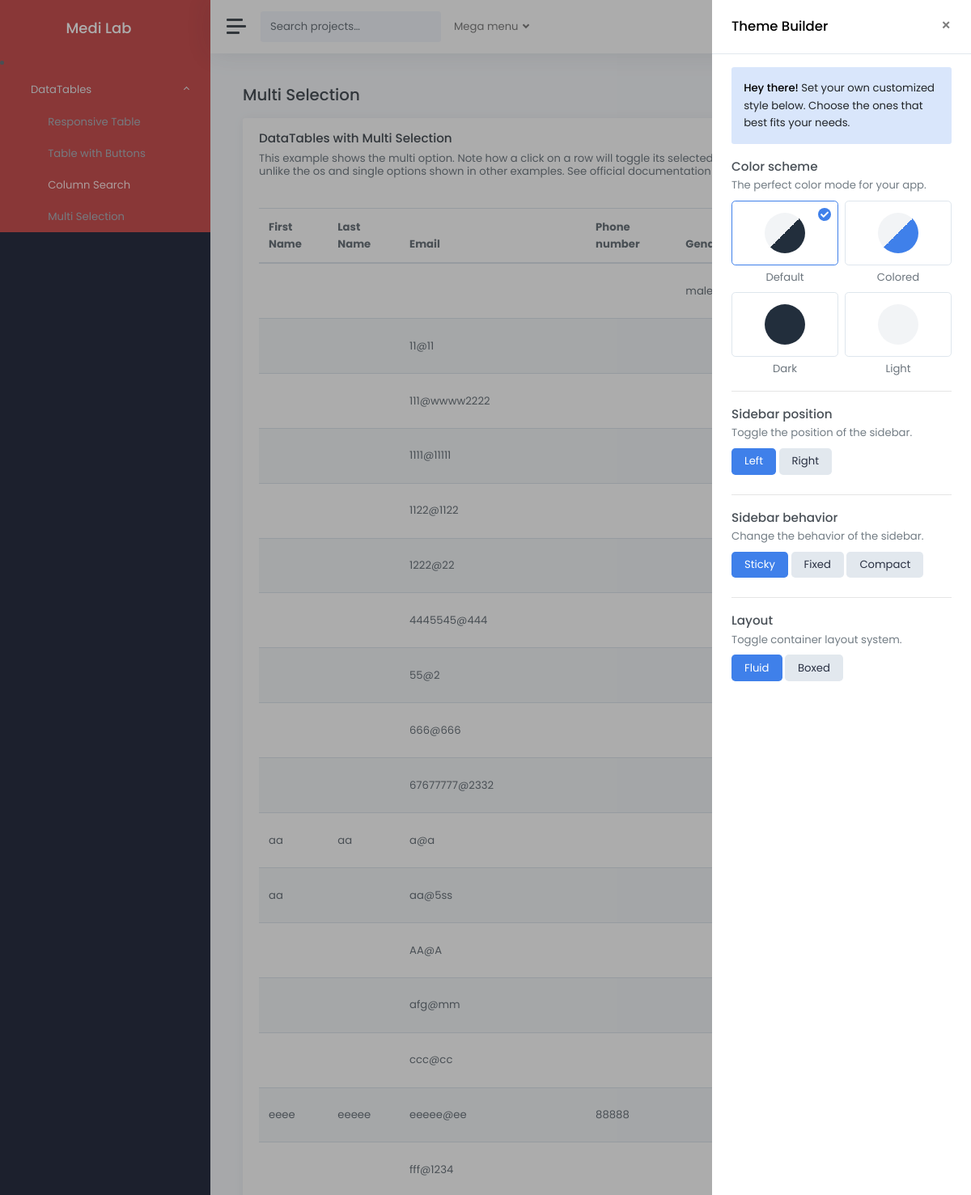
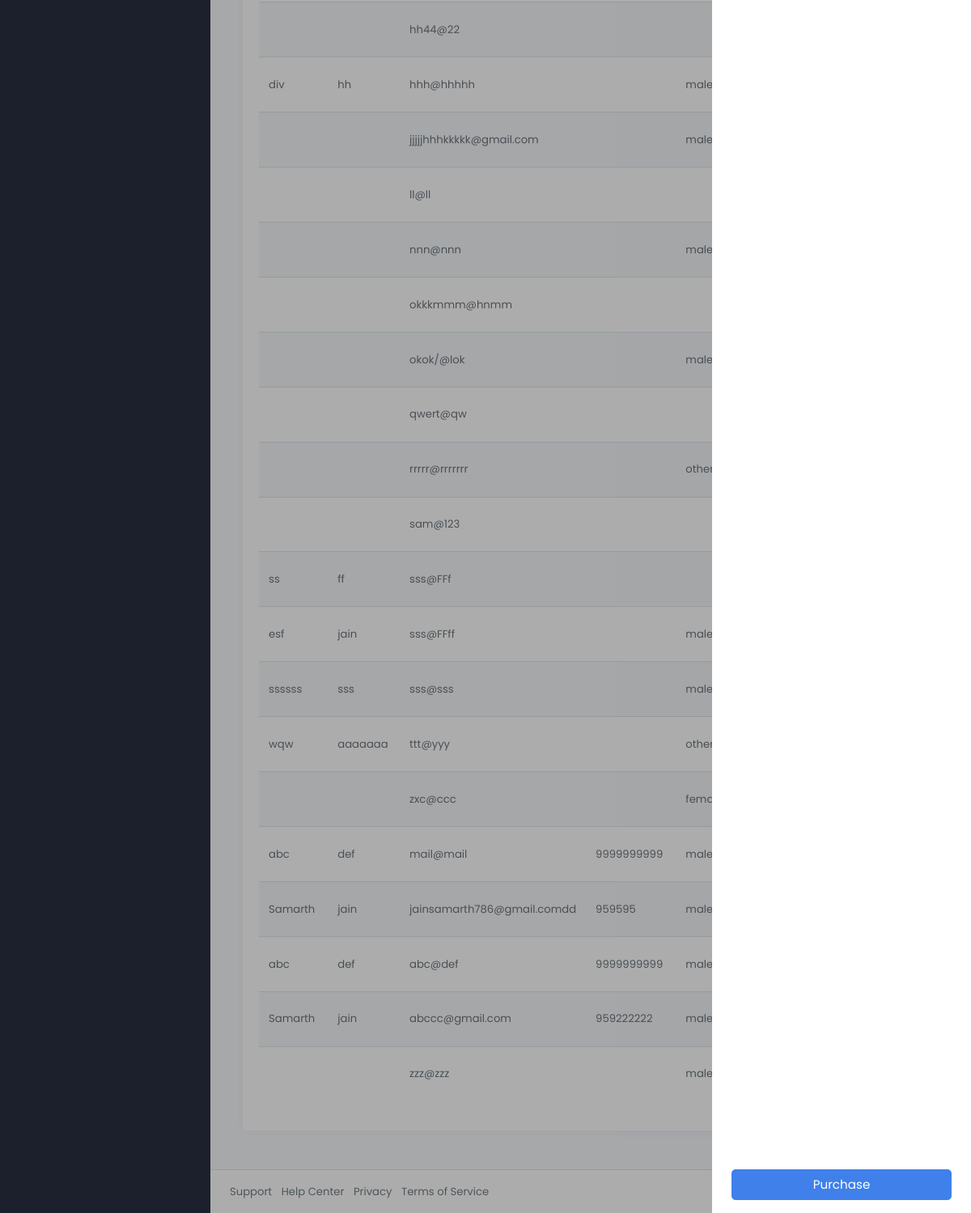
The app's page /appstack.bootlab.io/tables-datatables-multi.php with its own data (2 pictures, top to bottom).
### tables this page shows
CREATE TABLE `pers` (
  `first` varchar(50) NOT NULL,
  `last` varchar(50) NOT NULL,
  `mail` varchar(100) NOT NULL,
  `pass` varchar(50) NOT NULL,
  `phn` varchar(13) NOT NULL,
  `gender` varchar(7) NOT NULL,
  `addd` varchar(100) NOT NULL,
  `pin` int(7) NOT NULL,
  `aadhar` varchar(13) NOT NULL,
  `dob` date NOT NULL,
  `blood` varchar(5) NOT NULL
);

### appstack.bootlab.io/tables-datatables-multi.php (the view, shortened to what this page needs)
<!DOCTYPE html>
<html lang="en">
<head>
	<link href="css/light.css" rel="stylesheet">
	<link class="js-stylesheet" href="css/light.css" rel="stylesheet">
</head>
<body data-theme="default" data-layout="fluid" data-sidebar-position="left" data-sidebar-behavior="sticky">
<div class="wrapper">
		<nav id="sidebar" class="sidebar">
			<div class="sidebar-content js-simplebar" style="background: #ca5151;">
				<a class="sidebar-brand" href="index.ph[">
          <span class="align-middle mr-3">Medi Lab</span>
        </a>
					<li class="sidebar-item active">
						<a href="#datatables" data-toggle="collapse" class="sidebar-link">
              <i class="align-middle" data-feather="list"></i> <span class="align-middle">DataTables</span>
            </a>
						<ul id="datatables" class="sidebar-dropdown list-unstyled collapse show" data-parent="#sidebar">
							<li class="sidebar-item"><a class="sidebar-link" href="tables-datatables-responsive.php">Responsive Table</a></li>
							<li class="sidebar-item"><a class="sidebar-link" href="tables-datatables-buttons.php">Table with Buttons</a></li>
							<li class="sidebar-item active"><a class="sidebar-link" href="tables-datatables-column-search.php">Column Search</a></li>
							<li class="sidebar-item"><a class="sidebar-link" href="tables-datatables-multi.php">Multi Selection</a></li>
						</ul>
					</li>
			</div>
		</nav>
		<div class="main">
			<nav class="navbar navbar-expand navbar-light navbar-bg">
				<a class="sidebar-toggle">
          <i class="hamburger align-self-center"></i>
        </a>
				<form class="d-none d-sm-inline-block">
					<div class="input-group input-group-navbar">
						<input type="text" class="form-control" placeholder="Search projects…" aria-label="Search">
						<div class="input-group-append">
							<button class="btn" type="button">
              </button>
						</div>
					</div>
				</form>
				<ul class="navbar-nav">
					<li class="nav-item px-2 dropdown">
						<a class="nav-link dropdown-toggle" href="#" id="servicesDropdown" role="button" data-toggle="dropdown" aria-haspopup="true" aria-expanded="false">
              Mega menu
            </a>
					</li>
				</ul>
			</nav>
			<main class="content">
				<div class="container-fluid p-0">
					<h1 class="h3 mb-3">Multi Selection</h1>
					<div class="row">
						<div class="col-12">
							<div class="card">
								<div class="card-header">
									<h5 class="card-title">DataTables with Multi Selection</h5>
									<h6 class="card-subtitle text-muted">This example shows the multi option. Note how a click on a row will toggle its selected state without effecting other rows, unlike the os and single options
										shown in other examples. See official documentation <a href="https://datatables.net/extensions/select/examples/initialisation/multi.php" target="_blank"
										 rel="noopener noreferrer nofollow">here</a>.</h6>
								</div>
								<div class="card-body">
									<table id="datatables-multi" class="table table-striped" style="width:100%">
										<thead>
											<tr>
<th>First Name</th>
<th>Last Name</th>
<th>Email</th>
<th>Phone number</th>
<th>Gender</th>
<th>Address</th>
<th>DOB</th>
<th>Blood Group</th>
											</tr>
										</thead>
										<tbody>
											<tr>
<?php
$server="localhost";
$username="root";
$password="";
$con=mysqli_connect($server,$username,$password,"medic");
$sql="SELECT `first`, `last`, mail,phn,gender,addd,dob,blood from pers ";
$result=$con->query($sql);
if($result->num_rows>0){
    while($row=$result->fetch_assoc()){
       echo "<tr><td>".$row["first"]."</td>"."<td>".$row["last"]."</td>".
        "<td>".$row["mail"]."</td>"."<td>".$row["phn"]."</td>".
        "<td>".$row["gender"]."</td>"."<td>".$row["addd"]."</td>".
        "<td>".$row["dob"]."</td>"."<td>".$row["blood"]."</td></tr>";
    }
    echo"</table>";
}
else{
    echo "0 result";
}
?>
								</div>
							</div>
						</div>
					</div>
				</div>
			</main>
			<footer class="footer">
				<div class="container-fluid">
					<div class="row text-muted">
						<div class="col-6 text-left">
							<ul class="list-inline">
								<li class="list-inline-item">
									<a class="text-muted" href="#">Support</a>
								</li>
								<li class="list-inline-item">
									<a class="text-muted" href="#">Help Center</a>
								</li>
								<li class="list-inline-item">
									<a class="text-muted" href="#">Privacy</a>
								</li>
								<li class="list-inline-item">
									<a class="text-muted" href="#">Terms of Service</a>
								</li>
							</ul>
						</div>
						<div class="col-6 text-right">
							<p class="mb-0">
								&copy; 2021 - <a href="index.php" class="text-muted">Medi Lab</a>
							</p>
						</div>
					</div>
				</div>
			</footer>
		</div>
	</div>
</body>
</html>

### records on screen
pers: gender "male"
pers: mail "11@11"
pers: mail "111@wwww2222"
pers: mail "1111@11111"
pers: mail "1122@1122"
pers: mail "1222@22"
pers: mail "4445545@444"
pers: mail "55@2"
pers: mail "666@666"
pers: mail "67677777@2332"
pers: first "aa", last "aa", mail "a@a"
pers: first "aa", mail "aa@5ss"
pers: mail "AA@A"
pers: mail "afg@mm"
pers: mail "ccc@cc"
pers: first "eeee", last "eeeee", mail "eeeee@ee", phn "88888"
pers: mail "fff@1234"
pers: mail "hh44@22"
pers: first "div", last "hh", mail "hhh@hhhhh", gender "male"
pers: mail "jjjjjhhhkkkkk@gmail.com", gender "male"
pers: mail "ll@ll"
pers: mail "nnn@nnn", gender "male"
pers: mail "okkkmmm@hnmm"
pers: mail "okok/@lok", gender "male"
pers: mail "qwert@qw"
pers: mail "rrrrr@rrrrrrr", gender "others"
pers: mail "sam@123"
pers: first "ss", last "ff", mail "sss@FFf"
pers: first "esf", last "jain", mail "sss@FFff", gender "male"
pers: first "ssssss", last "sss", mail "sss@sss", gender "male"
pers: first "wqw", last "aaaaaaa", mail "ttt@yyy", gender "others"
pers: mail "zxc@ccc", gender "female"
pers: first "abc", last "def", mail "mail@mail", phn "9999999999", gender "male"
pers: first "Samarth", last "jain", mail "jainsamarth786@gmail.comdd", phn "959595", gender "male"
pers: first "abc", last "def", mail "abc@def", phn "9999999999", gender "male"
pers: first "Samarth", last "jain", mail "abccc@gmail.com", phn "959222222", gender "male"
pers: mail "zzz@zzz", gender "male"
